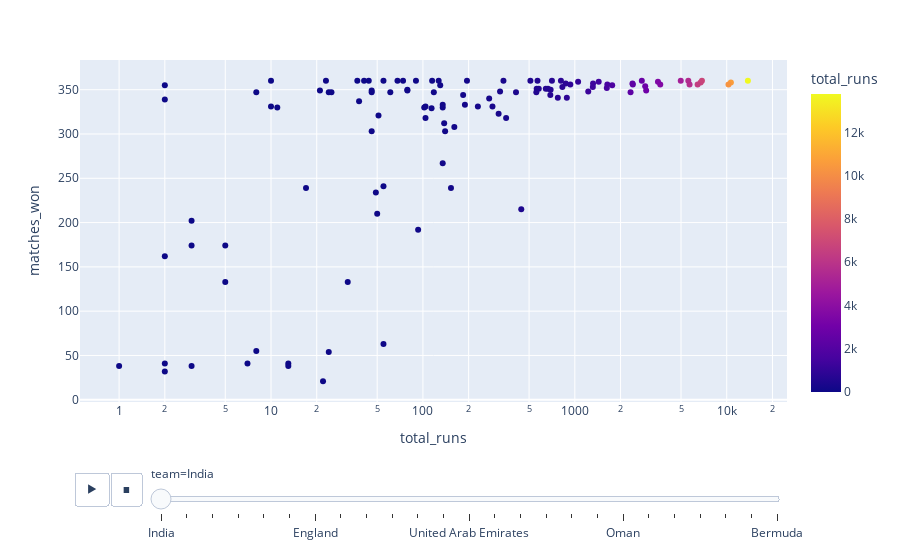

The notebook cell this image was saved under:
### Code cell
fig1=px.scatter(odi, x="total_runs", y="matches_won", animation_frame="team", color="total_runs", log_x=True, size_max=45)
fig1.show()

### Figure 1 — Plotly figure (JSON) as saved in the notebook; plotly's stock layout.template omitted (floating-point values rounded to 4 significant figures)
{"data": [{"hovertemplate": "team=India<br>total_runs=%{marker.color}<br>matches_won=%{y}<extra></extra>", "legendgroup": "", "marker": {"color": [13784, 10646, 10274, 6868, 6733, 6432, 5692, 5585, 4981, 3650, 3526, 2949, 2906, 2761, 2409, 2396, 2328, 1762, 1637, 1624, 1436, 1318, 1314, 1226, 1051, 934, 886, 871, 828, 810, 773, 707, 693, 690, 666, 644, 579, 568, 561, 558, 510, 444, 410, 353, 339, 322, 315, 287, 273, 230, 195, 189, 184, 161, 153, 140, 138, 135, 135, 135, 130, 127, 118, 115, 114, 104, 104, 102, 93, 90, 79, 79, 74, 68, 61, 55, 55, 55, 51, 50, 49, 46, 46, 46, 44, 41, 38, 37, 32, 25, 24, 24, 23, 22, 21, 17, 13, 13, 11, 10, 10, 8, 8, 7, 5, 5, 3, 3, 3, 2, 2, 2, 2, 2, 1, 0, 0, 0, 0], "coloraxis": "coloraxis", "symbol": "circle"}, "mode": "markers", "name": "", "orientation": "v", "showlegend": false, "type": "scatter", "x": [13784, 10646, 10274, 6868, 6733, 6432, 5692, 5585, 4981, 3650, 3526, 2949, 2906, 2761, 2409, 2396, 2328, 1762, 1637, 1624, 1436, 1318, 1314, 1226, 1051, 934, 886, 871, 828, 810, 773, 707, 693, 690, 666, 644, 579, 568, 561, 558, 510, 444, 410, 353, 339, 322, 315, 287, 273, 230, 195, 189, 184, 161, 153, 140, 138, 135, 135, 135, 130, 127, 118, 115, 114, 104, 104, 102, 93, 90, 79, 79, 74, 68, 61, 55, 55, 55, 51, 50, 49, 46, 46, 46, 44, 41, 38, 37, 32, 25, 24, 24, 23, 22, 21, 17, 13, 13, 11, 10, 10, 8, 8, 7, 5, 5, 3, 3, 3, 2, 2, 2, 2, 2, 1, 0, 0, 0, 0], "xaxis": "x", "y": [360, 358, 356, 360, 358, 356, 356, 360, 360, 356, 359, 349, 354, 360, 356, 357, 347, 355, 356, 352, 359, 357, 353, 348, 359, 356, 341, 357, 353, 360, 341, 360, 350, 344, 351, 351, 351, 360, 351, 347, 360, 215, 347, 318, 360, 348, 323, 331, 340, 331, 360, 333, 344, 308, 239, 303, 312, 330, 267, 333, 355, 360, 347, 360, 329, 331, 318, 330, 192, 360, 349, 350, 360, 360, 347, 360, 63, 241, 321, 210, 234, 347, 303, 349, 360, 360, 337, 360, 133, 347, 54, 347, 360, 21, 349, 239, 41, 38, 330, 360, 331, 347, 55, 41, 174, 133, 38, 174, 202, 41, 32, 162, 339, 355, 38, 162, 133, 133, 41], "yaxis": "y"}], "layout": {"autosize": true, "coloraxis": {"colorbar": {"title": {"text": "total_runs"}}, "colorscale": [[0, "#0d0887"], [0.1111, "#46039f"], [0.2222, "#7201a8"], [0.3333, "#9c179e"], [0.4444, "#bd3786"], [0.5556, "#d8576b"], [0.6667, "#ed7953"], [0.7778, "#fb9f3a"], [0.8889, "#fdca26"], [1, "#f0f921"]]}, "legend": {"tracegroupgap": 0}, "margin": {"t": 60}, "sliders": [{"active": 0, "currentvalue": {"prefix": "team="}, "len": 0.9, "pad": {"b": 10, "t": 60}, "steps": [{"args": [["India"], {"frame": {"duration": 0, "redraw": false}, "fromcurrent": true, "mode": "immediate", "transition": {"duration": 0, "easing": "linear"}}], "label": "India", "method": "animate"}, {"args": [["Sri Lanka"], {"frame": {"duration": 0, "redraw": false}, "fromcurrent": true, "mode": "immediate", "transition": {"duration": 0, "easing": "linear"}}], "label": "Sri Lanka", "method": "animate"}, {"args": [["South Africa"], {"frame": {"duration": 0, "redraw": false}, "fromcurrent": true, "mode": "immediate", "transition": {"duration": 0, "easing": "linear"}}], "label": "South Africa", "method": "animate"}, {"args": [["New Zealand"], {"frame": {"duration": 0, "redraw": false}, "fromcurrent": true, "mode": "immediate", "transition": {"duration": 0, "easing": "linear"}}], "label": "New Zealand", "method": "animate"}, {"args": [["Bangladesh"], {"frame": {"duration": 0, "redraw": false}, "fromcurrent": true, "mode": "immediate", "transition": {"duration": 0, "easing": "linear"}}], "label": "Bangladesh", "method": "animate"}, {"args": [["Australia"], {"frame": {"duration": 0, "redraw": false}, "fromcurrent": true, "mode": "immediate", "transition": {"duration": 0, "easing": "linear"}}], "label": "Australia", "method": "animate"}, {"args": [["England"], {"frame": {"duration": 0, "redraw": false}, "fromcurrent": true, "mode": "immediate", "transition": {"duration": 0, "easing": "linear"}}], "label": "England", "method": "animate"}, {"args": [["West Indies"], {"frame": {"duration": 0, "redraw": false}, "fromcurrent": true, "mode": "immediate", "transition": {"duration": 0, "easing": "linear"}}], "label": "West Indies", "method": "animate"}, {"args": [["Pakistan"], {"frame": {"duration": 0, "redraw": false}, "fromcurrent": true, "mode": "immediate", "transition": {"duration": 0, "easing": "linear"}}], "label": "Pakistan", "method": "animate"}, {"args": [["Zimbabwe"], {"frame": {"duration": 0, "redraw": false}, "fromcurrent": true, "mode": "immediate", "transition": {"duration": 0, "easing": "linear"}}], "label": "Zimbabwe", "method": "animate"}, {"args": [["Ireland"], {"frame": {"duration": 0, "redraw": false}, "fromcurrent": true, "mode": "immediate", "transition": {"duration": 0, "easing": "linear"}}], "label": "Ireland", "method": "animate"}, {"args": [["Scotland"], {"frame": {"duration": 0, "redraw": false}, "fromcurrent": true, "mode": "immediate", "transition": {"duration": 0, "easing": "linear"}}], "label": "Scotland", "method": "animate"}, {"args": [["United Arab Emirates"], {"frame": {"duration": 0, "redraw": false}, "fromcurrent": true, "mode": "immediate", "transition": {"duration": 0, "easing": "linear"}}], "label": "United Arab Emirates", "method": "animate"}, {"args": [["Namibia"], {"frame": {"duration": 0, "redraw": false}, "fromcurrent": true, "mode": "immediate", "transition": {"duration": 0, "easing": "linear"}}], "label": "Namibia", "method": "animate"}, {"args": [["United States of America"], {"frame": {"duration": 0, "redraw": false}, "fromcurrent": true, "mode": "immediate", "transition": {"duration": 0, "easing": "linear"}}], "label": "United States of America", "method": "animate"}, {"args": [["Papua New Guinea"], {"frame": {"duration": 0, "redraw": false}, "fromcurrent": true, "mode": "immediate", "transition": {"duration": 0, "easing": "linear"}}], "label": "Papua New Guinea", "method": "animate"}, {"args": [["Netherlands"], {"frame": {"duration": 0, "redraw": false}, "fromcurrent": true, "mode": "immediate", "transition": {"duration": 0, "easing": "linear"}}], "label": "Netherlands", "method": "animate"}, {"args": [["Nepal"], {"frame": {"duration": 0, "redraw": false}, "fromcurrent": true, "mode": "immediate", "transition": {"duration": 0, "easing": "linear"}}], "label": "Nepal", "method": "animate"}, {"args": [["Oman"], {"frame": {"duration": 0, "redraw": false}, "fromcurrent": true, "mode": "immediate", "transition": {"duration": 0, "easing": "linear"}}], "label": "Oman", "method": "animate"}, {"args": [["Kenya"], {"frame": {"duration": 0, "redraw": false}, "fromcurrent": true, "mode": "immediate", "transition": {"duration": 0, "easing": "linear"}}], "label": "Kenya", "method": "animate"}, {"args": [["Canada"], {"frame": {"duration": 0, "redraw": false}, "fromcurrent": true, "mode": "immediate", "transition": {"duration": 0, "easing": "linear"}}], "label": "Canada", "method": "animate"}, {"args": [["Hong Kong"], {"frame": {"duration": 0, "redraw": false}, "fromcurrent": true, "mode": "immediate", "transition": {"duration": 0, "easing": "linear"}}], "label": "Hong Kong", "method": "animate"}, {"args": [["Thailand"], {"frame": {"duration": 0, "redraw": false}, "fromcurrent": true, "mode": "immediate", "transition": {"duration": 0, "easing": "linear"}}], "label": "Thailand", "method": "animate"}, {"args": [["Jersey"], {"frame": {"duration": 0, "redraw": false}, "fromcurrent": true, "mode": "immediate", "transition": {"duration": 0, "easing": "linear"}}], "label": "Jersey", "method": "animate"}, {"args": [["Bermuda"], {"frame": {"duration": 0, "redraw": false}, "fromcurrent": true, "mode": "immediate", "transition": {"duration": 0, "easing": "linear"}}], "label": "Bermuda", "method": "animate"}], "x": 0.1, "xanchor": "left", "y": 0, "yanchor": "top"}], "updatemenus": [{"buttons": [{"args": [null, {"frame": {"duration": 500, "redraw": false}, "fromcurrent": true, "mode": "immediate", "transition": {"duration": 500, "easing": "linear"}}], "label": "&#9654;", "method": "animate"}, {"args": [[null], {"frame": {"duration": 0, "redraw": false}, "fromcurrent": true, "mode": "immediate", "transition": {"duration": 0, "easing": "linear"}}], "label": "&#9724;", "method": "animate"}], "direction": "left", "pad": {"r": 10, "t": 70}, "showactive": false, "type": "buttons", "x": 0.1, "xanchor": "right", "y": 0, "yanchor": "top"}], "xaxis": {"anchor": "y", "autorange": true, "domain": [0, 1], "range": [-0.25, 4.389], "title": {"text": "total_runs"}, "type": "log"}, "yaxis": {"anchor": "x", "autorange": true, "domain": [0, 1], "range": [-7.981, 389.0], "title": {"text": "matches_won"}, "type": "linear"}}}
